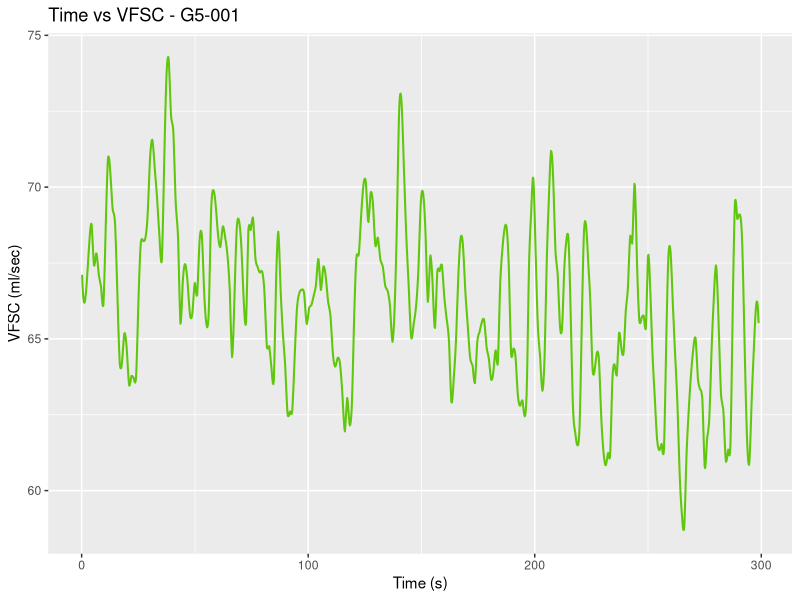
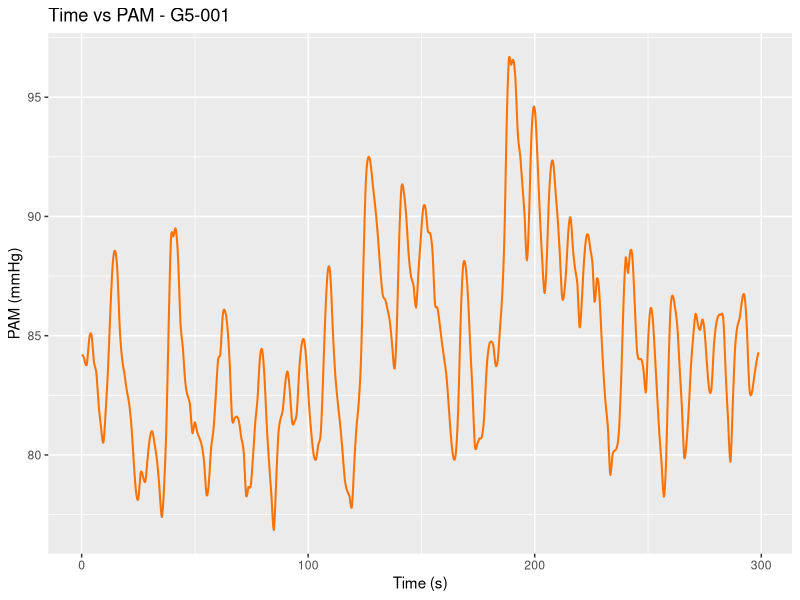
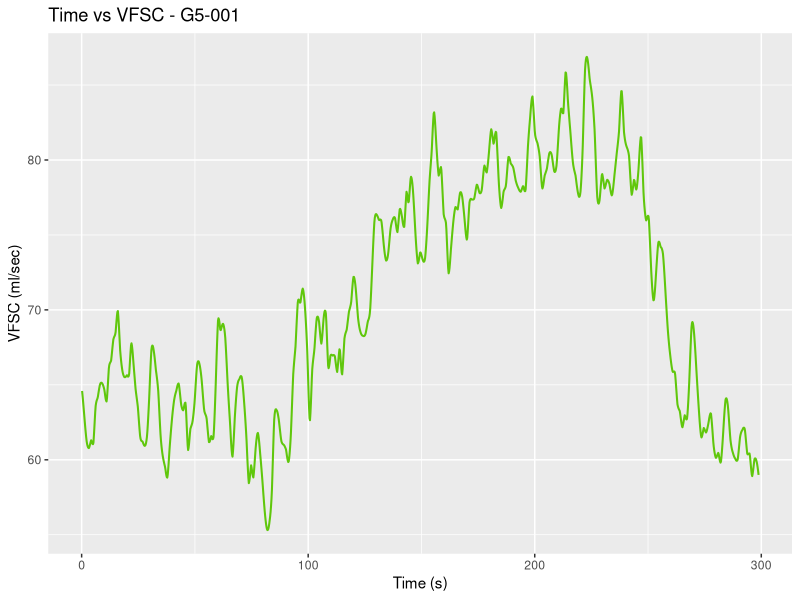
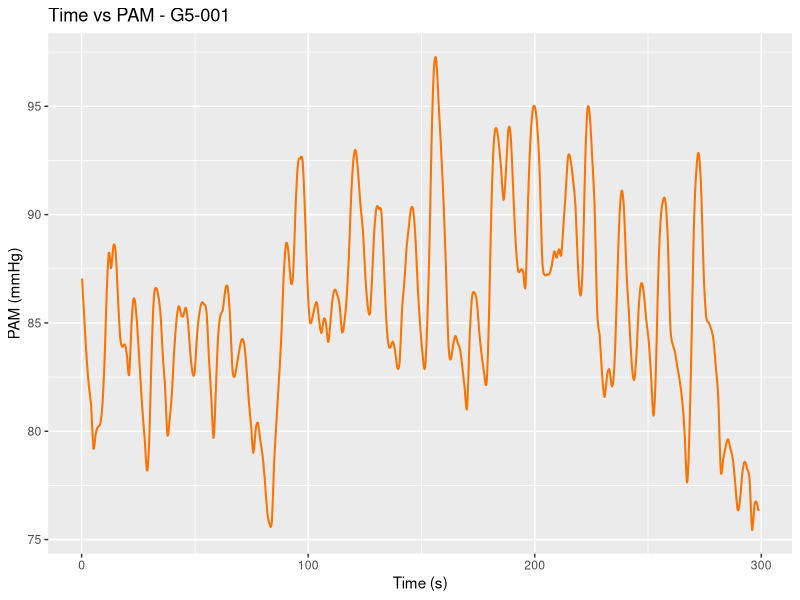

Here is the R script that generated these plots, in order: (Note: a time limit stopped this script after it produced the figures.)
library(e1071)
library(ggplot2)
library(doParallel)

registerDoParallel(cores = 8)

# --------- Preparing Env -------------
#Working dir
setwd("~/Desktop/code/Lab_6_TDM")

#Load CSV Data
data_g5_01 <- read.csv("./data/G5_001.csv", header = TRUE)
data_g5_02 <- read.csv("./data/G5_002.csv", header = TRUE)

#Compare data length
g5_01_length <- length(data_g5_01$PAM)
g5_02_length <- length(data_g5_02$PAM)
print(g5_01_length == g5_02_length)

#G5-01 tiene 1494 muestras y G5-02 tiene 1495
#Se elimina la ultima fila de G5-02
data_g5_02 <- data_g5_02[-g5_02_length,]


#Tiempo muestreo
Ts <- 0.2
Tiempo <- seq(Ts, length(data_g5_01$VFSC)*Ts, Ts)

#Plot G5-001 - VFSC
ggplot(data_g5_01, aes(x=Tiempo, y=VFSC)) +
  geom_line(color="#60c70c", size=0.7, alpha=1, linetype=1) +
  ggtitle("Time vs VFSC - G5-001") + 
  labs(y= "VFSC (ml/sec)", x = "Time (s)")

#Plot G5-001 - PAM
ggplot(data_g5_01, aes(x=Tiempo, y=PAM)) +
  geom_line(color="#fc7303", size=0.7, alpha=1, linetype=1) +
  ggtitle("Time vs PAM - G5-001") + 
  labs(y= "PAM (mmHg)", x = "Time (s)")

#Plot G5-002 - VFSC
ggplot(data_g5_02, aes(x=Tiempo, y=VFSC)) +
  geom_line(color="#60c70c", size=0.7, alpha=1, linetype=1) +
  ggtitle("Time vs VFSC - G5-001") + 
  labs(y= "VFSC (ml/sec)", x = "Time (s)")

#Plot G5-002 - PAM
ggplot(data_g5_02, aes(x=Tiempo, y=PAM)) +
  geom_line(color="#fc7303", size=0.7, alpha=1, linetype=1) +
  ggtitle("Time vs PAM - G5-001") + 
  labs(y= "PAM (mmHg)", x = "Time (s)")

retardos_multi <- function(SignalData, lags) {
  signal.uni <- SignalData
  max.lag <- max(unlist(lags)) + 1
  indices <- 1:nrow(signal.uni)
  lag.mat <- embed(indices, max.lag)
  col.names <- list("PAMn", "VFSCn")
  columns <- NULL
  lagged.columns.names <- c()
  
  for(colname in col.names) {
    lag.order <- lags[[colname]]
    columns[[colname]] <- signal.uni[lag.mat[, 1], colname]
    
    if(!is.null(lag.order) && lag.order > 0) {
      for(i in 1:lag.order) {
        new.colname <- paste(colname, paste0("lag", i), sep=".")
        lagged.columns.names <- c(lagged.columns.names, new.colname)
        columns[[new.colname]] <- signal.uni[lag.mat[, i+1], colname]
      }
    }
  }
  folded.signal <- data.frame(columns)
  sorting <- order(lag.mat[, 1])
  folded.signal <- folded.signal[sorting, ]
  
  return=list(folded.signal = folded.signal, lagged.columns.names = lagged.columns.names)
}

#Generate parameters
grid_cost <- 2^seq(-4,12,1)
grid_nu <- seq(0.1, 0.9, 0.1)
grid_gamma <- 2^seq(-4, 12, 1)
grid_lag <- seq(1,5,1)

PAMn <- (data_g5_01$PAM - min(data_g5_01$PAM))/(max(data_g5_01$PAM) - min(data_g5_01$PAM))
VFSCn <- (data_g5_01$VFSC - min(data_g5_01$VFSC))/(max(data_g5_01$VFSC) - min(data_g5_01$VFSC))

PAMn_test <-(data_g5_02$PAM - min(data_g5_02$PAM))/(max(data_g5_02$PAM) - min(data_g5_02$PAM))
VFSCn_test <-(data_g5_02$VFSC - min(data_g5_02$VFSC))/(max(data_g5_02$VFSC) - min(data_g5_02$VFSC))

train_data <- data.frame(PAMn, VFSCn)
test_data <- data.frame(PAMn_test, VFSCn_test)
  
params <-expand.grid(lagsList = grid_lag, cost = grid_cost, nu = grid_nu, gamma = grid_gamma)

output <- (c(foreach(i = 1:nrow(params), combine = rbind, .inorder = FALSE)
             %dopar% {
               c <- params[i,]$cost
               n <- params[i,]$nu
               g <- params[i,]$gamma
               l <- params[i,]$lagsList
               
               lag <- list(PAMn=1, VFSCn=0)
               signal.train <- retardos_multi(train_data, lag)
               retDatos = signal.train$folded.signal
               
               x = subset(retDatos, select = -VFSCn)
               y = retDatos$VFSCn
               
               modelo <- svm(x, y, type = "nu-regression", kernel = "radial", 
                             cost = c, nu = n, gamma = g)
               
               
             }))
